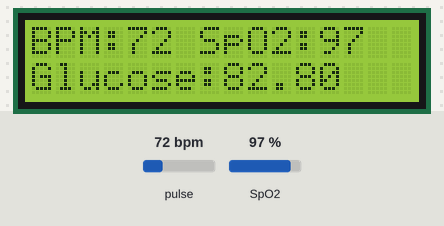
A sketch run on a simulated Arduino Uno, built with avr-gcc and run on an emulated ATmega328P. Shown: 16×2 character LCD. The inputs (shaded band) are chosen by the test bench; at power-on: pulse 72 bpm, SpO2 97 %. EEPROM starts erased; what the sketch prints to the serial monitor is not drawn.

Above: at 5.6 s.
5.7 s: pulse set to 42 bpm
At 10.4 s:
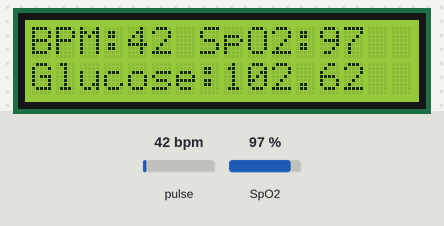
10.5 s: SpO2 set to 80 %
At 16.5 s:
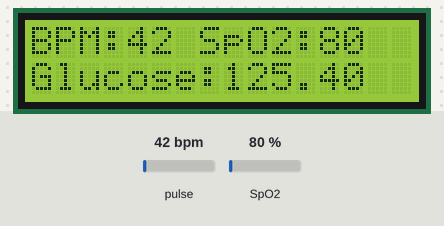
Timing chart, 0 to 18.0 s (numbered marks = the images above; inputs shaded):
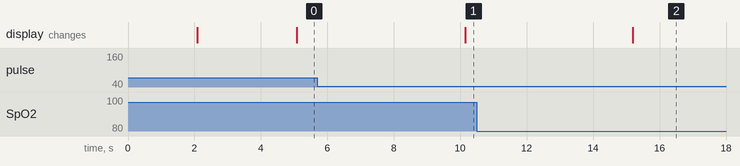

Measured:
- after the input at 5.7 s, the display: changes after 4.5 s (image 1)
- after the input at 10.5 s, the display: changes after 4.7 s (image 2)

The sketch:

glucometer.ino
```cpp
#include <Wire.h>
#include <EEPROM.h>
#include "MAX30100_PulseOximeter.h"
#include <LiquidCrystal_I2C.h>
#include <SoftwareSerial.h> // Library for Bluetooth communication

#define ENABLE_MAX30100 1
#define REPORTING_PERIOD_MS 5000

PulseOximeter pox;

uint32_t tsLastReport = 0;
uint32_t tsLastSave = 0;

float glucose_records[3] = {0.0, 0.0, 0.0}; // Array to store the last three records

// Initialize the LCD (assuming a 16x2 LCD with I2C address 0x27)
LiquidCrystal_I2C lcd(0x27, 16, 2);

// HC-05 Bluetooth module connections: RX to Arduino pin 10, TX to pin 11
SoftwareSerial bluetooth(10, 11);

// Callback (registered below) fired when a pulse is detected
void onBeatDetected() {
    Serial.println("Beat!");
}

void setup() {
    Serial.begin(115200);
    bluetooth.begin(9600); // Initialize Bluetooth with baud rate of 9600

    Serial.println("Initializing LCD");
    lcd.init();
    lcd.backlight();
    lcd.setCursor(0, 0);
    lcd.print("Pulse Oximeter");
    delay(2000);
    lcd.clear();

    Serial.print("Initializing pulse oximeter..");
    if (!pox.begin()) {
        Serial.println("FAILED");
        while (1);
    } else {
        Serial.println("SUCCESS");
    }

    pox.setIRLedCurrent(MAX30100_LED_CURR_7_6MA);
    pox.setOnBeatDetectedCallback(onBeatDetected);

    load_glucose_records();
    print_glucose_records(); // Print loaded records to Serial
}

void loop() {
    pox.update();
    int bpm = 0;
    int spo2 = 0;
    float glucose_level = 0.0;

    if (millis() - tsLastReport > REPORTING_PERIOD_MS) {
        bpm = pox.getHeartRate();
        spo2 = pox.getSpO2();

        if (bpm > 0 && spo2 > 0) {
            glucose_level = (-0.6605686 * bpm) + (-1.3400007 * spo2) + 260.3409673409161;
        }

        Serial.print("Heart rate: ");
        Serial.println(bpm);
        Serial.print("SpO2: ");
        Serial.println(spo2);
        Serial.print("Glucose Level: ");
        Serial.println(glucose_level);

        // Send data to Bluetooth
        bluetooth.print("Heart rate: ");
        bluetooth.println(bpm);
        bluetooth.print("SpO2: ");
        bluetooth.println(spo2);
        bluetooth.print("Glucose Level: ");
        bluetooth.println(glucose_level);

        tsLastReport = millis();
        display_data(bpm, spo2, glucose_level);
    }

    // Save the glucose level if it is smaller than 150 every 10 seconds
    if (glucose_level < 150.0 && glucose_level > 0 && millis() - tsLastSave > 10000) {
        save_glucose_level(glucose_level);
        tsLastSave = millis();
    }
}

void display_data(int bpm, int spo2, float glucose_level) {
    lcd.clear();

    // Display BPM and SpO2 on the first line
    lcd.setCursor(0, 0);
    lcd.print("BPM:");
    lcd.print(bpm);
    lcd.print(" SpO2:");
    lcd.print(spo2);

    // Display glucose level on the second line
    lcd.setCursor(0, 1);
    if (glucose_level > 500.0 || glucose_level < 0) {
        lcd.print("Glucose: MEAS");
    } else {
        lcd.print("Glucose:");
        lcd.print(glucose_level);
    }
}

void save_glucose_level(float glucose_level) {
    // Shift the old records
    glucose_records[2] = glucose_records[1];
    glucose_records[1] = glucose_records[0];
    glucose_records[0] = glucose_level;

    // Save the records to EEPROM
    for (int i = 0; i < 3; i++) {
        EEPROM.put(i * sizeof(float), glucose_records[i]);
    }

    print_glucose_records(); // Print saved records to Serial for debugging
}

void load_glucose_records() {
    // Load the records from EEPROM
    for (int i = 0; i < 3; i++) {
        EEPROM.get(i * sizeof(float), glucose_records[i]);
    }
}

void print_glucose_records() {
    // Print glucose records to Serial for debugging
    Serial.println("Glucose Records:");
    for (int i = 0; i < 3; i++) {
        Serial.print(i);
        Serial.print(": ");
        Serial.println(glucose_records[i]);
    }
}
```
